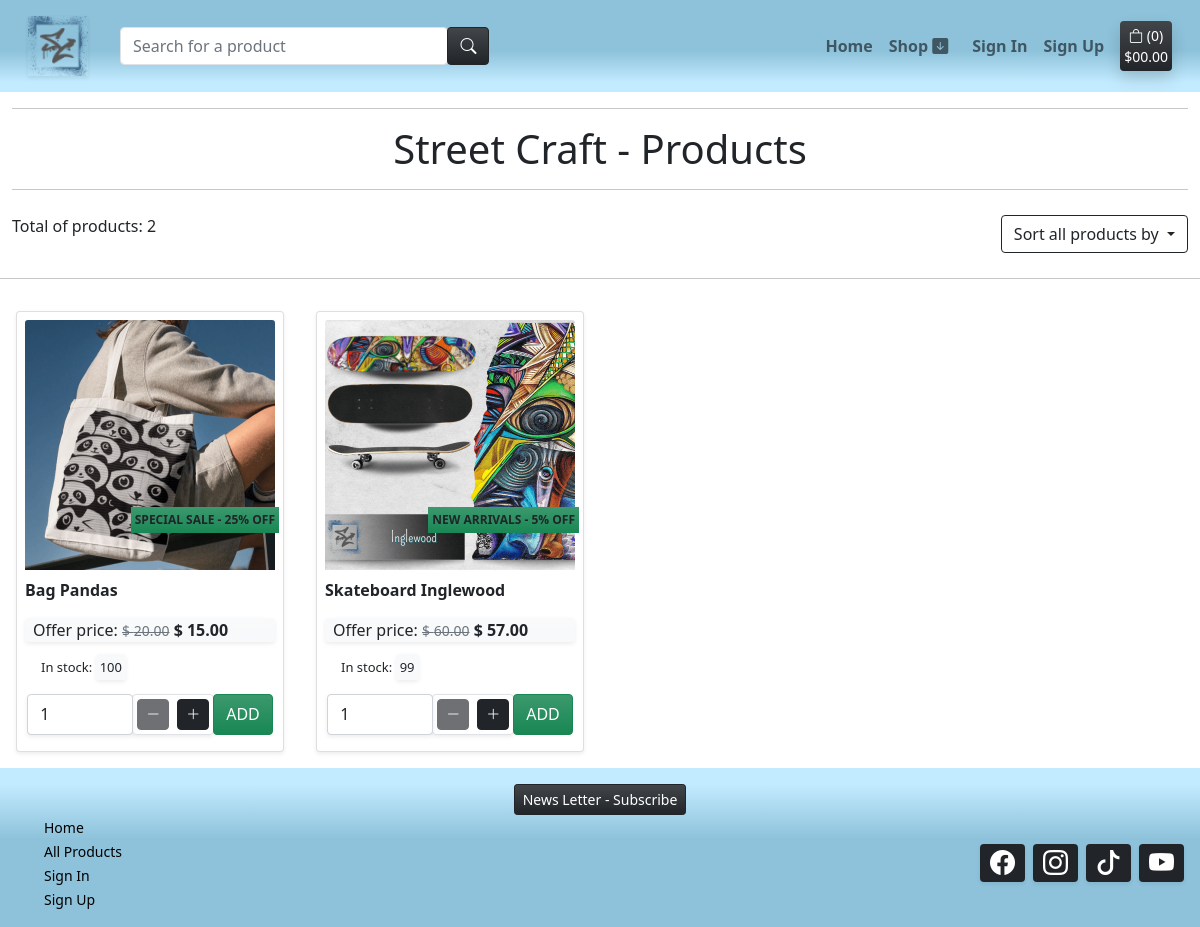
Page /all-products/ on the earlier database version.
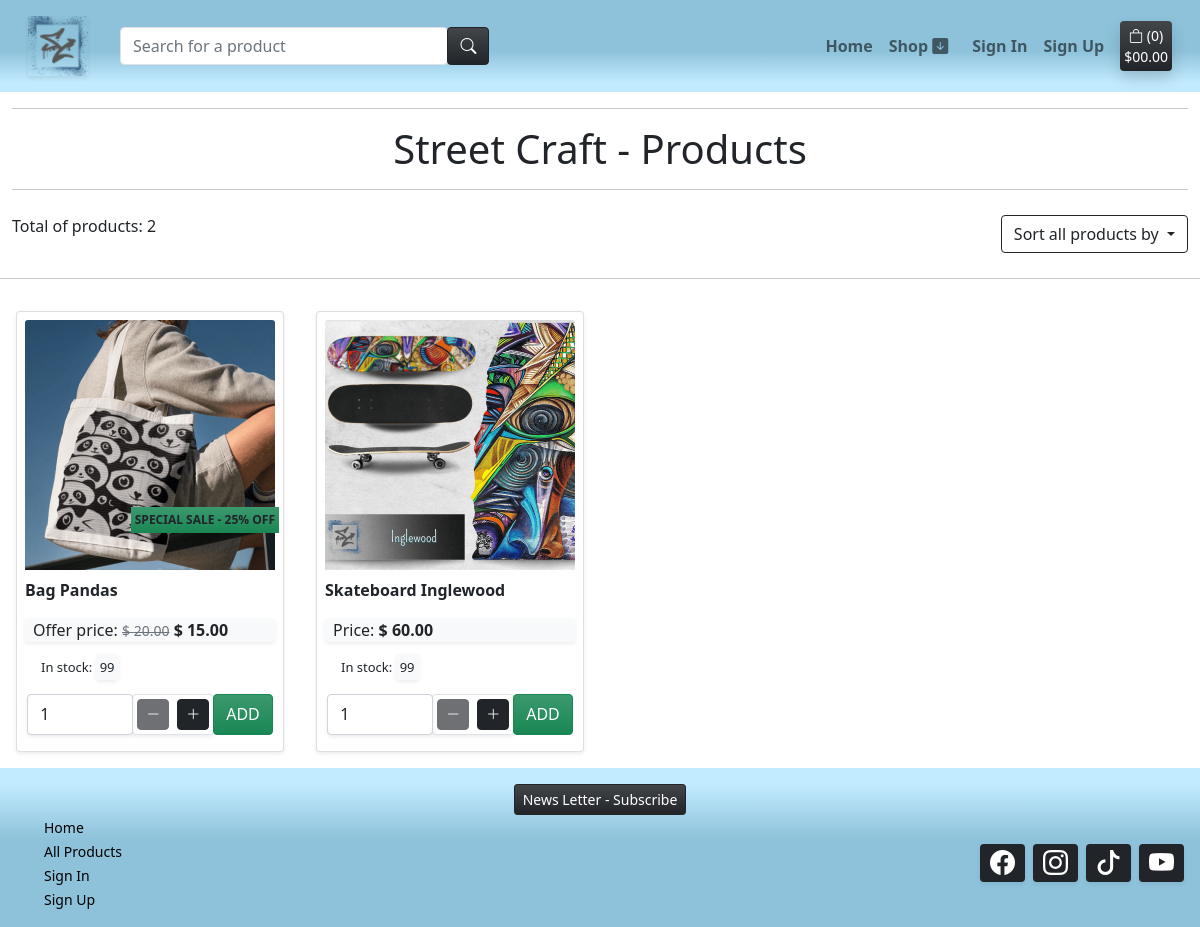
Same page on the later database version.
### products/models.py (models this page shows, shortened)
class Product(models.Model):
    sku = models.SmallAutoField(primary_key=True)
    name = models.CharField(max_length=150, unique=True)
    release_date = models.DateTimeField(auto_now_add=True)
    category = models.ForeignKey('Category', null=True, blank=True, on_delete=models.SET_NULL)
    quantity_available = models.IntegerField(default=100,
            validators=[
            MinValueValidator(0)
        ])
    description = models.TextField()
    price = models.DecimalField(max_digits=6, decimal_places=2)
    offer = models.ForeignKey(Offer, null=True, blank=True, on_delete=models.SET_NULL)
    product_image = models.ImageField(null=True, blank=True)
    product_image_url = models.URLField(max_length=1024, null=True, blank=True)
    slug = models.SlugField(max_length=254, null=True, blank=True, unique=True)
    class Meta:
        ordering = ['-release_date']
    def cal_discount_price(self):
        return self.price - ((self.price * self.offer.offer_discount) / 100)

class Offer(models.Model):
    offer_sku = models.SmallAutoField(primary_key=True)
    offer_name = models.CharField(max_length=50,)
    offer_display = models.CharField(max_length=254, null=True, blank=True)
    offer_discount = models.IntegerField(default=0,
        validators=[
            MaxValueValidator(80),
            MinValueValidator(0)
        ])

### products/views.py (the view, shortened to what this page needs)
# urls.py: path('all-products/', views.products, name='products'),
def products(request):
    products_list = Product.objects.all()
    total_products_list = products_list.count()
    query = None
    categories = None
    offers = None
    sort = None
    direction = None
    if request.GET:
        if 'category' in request.GET:
            categories = request.GET['category'].split(',')
            products_list = products_list.filter(category__system_name__in=categories)
            categories = Category.objects.filter(system_name__in=categories)
            total_products_list = products_list.count()
    if request.GET:
        if 'offer' in request.GET:
            offers = request.GET['offer'].split(',')
            products_list = products_list.filter(offer__offer_name__in=offers)
            offers = Offer.objects.filter(offer_name__in=offers)
            total_products_list = products_list.count()
    current_sorting = f'{sort}_{direction}'
    context = {
        "products_list": products_list,
        "total_products_list": total_products_list,
        'current_categories': categories,
        'current_sorting': current_sorting
    }
    return render(request, 'products/products_all.html', context)

### templates/products/products_all.html (shortened to what this page needs)
{% extends "base.html" %}
{% load static %}
{% block content %}
<header>
    <div class="container-fluid text-center">
        <hr>
        <h1>Street Craft - Products</h1>
        <hr>
    </div>
</header>
<div class="m-1 d-flex justify-content-between align-items-center">
    <div class="fw-light m-2">
        <p>Total of products: {{ total_products_list }}</p>
    </div>
    <div class="dropdown m-2">
        <a class="btn btn-outline-dark dropdown-toggle" href="#" role="button" data-bs-toggle="dropdown" aria-expanded="false">
            Sort all products by
        </a>
    </div>
</div>
<hr>
<div class="container-fluid">
    <div class="row">
        {% for product in products_list %}
            <div class="col-sm-6 col-md-4 col-lg-3 p-0">
                <div class="card m-3 shadow-sm">
                    <div class="card-body m-1 p-1">
                        <a href="{% url 'product_details' product.slug %}">
                            <div class="image-container">
                                {% if product.product_image %}
                                <img class="card-img-top" src="{{ product.product_image.url }}" alt="{{ product.name }}">
                                {% else %}
                                <img class="card-img-top" src="{{ MEDIA_URL }}noimage-sc.png" alt="No image of the product">
                                {% endif %}
                                {% if product.offer %}
                                <div class="offer-tag bg-success bg-gradient">
                                    <p class="card-text text-uppercase p-1 m-0 text-dark fw-bold" style="font-size: 12px;">{{ product.offer.offer_display }} - {{ product.offer.offer_discount }}% OFF</p>
                                </div>
                                {% endif %}
                            </div>
                        </a>
                        <p class="card-text fw-bold mt-2">{{ product.name }}</p>
                        <div class="bg-light bg-gradient rounded shadow-sm mt-3">
                            {% if product.offer %}
                            <p class="ps-2 card-text">Offer price: <span class="text-muted fw-light"><del><small>$ {{ product.price }}</small></del></span> <strong>$ {{ product.cal_discount_price }} </strong></p>
                            {% else %}
                            <p class="ps-2 card-text">Price: <strong>$ {{ product.price }}</strong></p>
                            {% endif %}
                        </div>
                        {% if product.quantity_available %}
                        <p class="card-text m-3 fw-light" style="font-size: 13px;">In stock: <span class="bg-light rounded p-1 shadow-sm">{{ product.quantity_available }}</span></p>
                        {% else %}
                        <p class="card-text m-3" style="font-size: 13px;"><span class="bg-light rounded p-1 shadow-sm text-danger">Out of Stock</span></p>
                        {% endif %}
                        <div class="mt-2 mb-2">
                            <form class="form" action="{% url 'add_to_bag' product.slug %}" method="POST">
                                <div class="form-row">
                                    <div class="col-12 d-flex justify-content-center">
                                        <div class="form-group w-70">
                                            <div class="input-group">
                                                <input class="form-control qty_input rounded shadow-sm" type="number"
                                                    name="quantity" value="1" min="1" max="99"
                                                    data-item_id="{{ product.slug }}"
                                                    id="id_qty_{{ product.slug }}">
                                                <div class="d-flex flex-row border rounded shadow-sm">
                                                    <div class="input-group-prepend m-1">
                                                        <button type="button" class="decrement-qty btn btn-sm btn-dark rounded"
                                                            data-item_id="{{ product.slug }}" id="decrement-qty_{{ product.slug }}">
                                                            <span><i class="bi bi-dash-lg"></i></span>
                                                        </button>
                                                    </div>
                                                    <div class="input-group-append m-1">
                                                        <button type="button" class="increment-qty btn btn-sm btn-dark rounded"
                                                            data-item_id="{{ product.slug }}" id="increment-qty_{{ productslug }}">
                                                            <span><i class="bi bi-plus-lg"></i></span>
                                                        </button>
                                                    </div>
                                                </div>
                                                <input type="submit" class="btn btn-success bg-gradient rounded text-uppercase" value="Add">
                                            </div>
                                        </div>
                                    </div>
                                </div>
                            </form>
                        </div>
                    </div>
                </div>
            </div>
        {% endfor %}
    </div>
</div>
{% endblock content %}

### templates/base.html (shortened to what this page needs)
{% load static %}
<!DOCTYPE html>
<html class="h-100" lang="en">
    <head>
        <link href="https://cdn.jsdelivr.net/npm/bootstrap@5.0.1/dist/css/bootstrap.min.css" rel="stylesheet"
>
        <link rel="stylesheet" href="https://cdn.jsdelivr.net/npm/bootstrap-icons@1.10.2/font/bootstrap-icons.css">
        <link rel="stylesheet" href="{% static 'css/style.css' %}">
    </head>
    <body class="d-flex flex-column h-100 main-bg">
            <nav class="navbar navbar-expand-lg navbar-light bg-cst-blue-top p-0">
                <div class="container-fluid">
                    {% include 'includes/main_nav.html' %}
                </div>
            </nav>
        <main class="flex-shrink-0 main-bg">
            {% block content %}{% endblock content %}
        </main>
        <footer class="footer mt-auto bg-cst-blue-bottom">
            <div class="container-fluid mt-3">
                <div id="news-container" class="col d-flex justify-content-center align-items-center">
                    <button type="button" class="btn btn-sm btn-dark bg-gradient" data-bs-toggle="modal" data-bs-target="#exampleModal" data-bs-whatever="@getbootstrap">News Letter - Subscribe</button>
                </div>
                <div id="container-link-social" class="row d-flex justify-content-between">
                    <div id="link-container" class="col">
                        <ul id="list-web-link" class="list-clear">
                            <li class="nav-item">
                                <a class="footer-link" aria-current="page" href="{% url 'home' %}">Home</a>
                            </li>
                            <li>
                                <a class="footer-link" href="{% url 'products' %}">All Products</a>
                            </li>
                            {% if request.user.is_authenticated %}
                            <li>
                                <a class="footer-link" href="{% url 'profile' %}">My Profile</a>
                            </li>
                            <li>
                                <a class="footer-link" href="{% url 'account_logout' %}">Logout</a>
                            </li>
                            {% else %}
                            <li>
                                <a class="footer-link" href="{% url 'account_login' %}">Sign In</a>
                            </li>
                            <li>
                                <a class="footer-link" href="{% url 'account_signup' %}">Sign Up</a>
                            </li>
                            {% endif %}
                        </ul>
                    </div>
                    <div id="social-container" class="col d-flex align-items-center justify-content-end">
                        <ul class="list-clear p-0 d-flex justify-content-around">
                            <li class="social-box shadow-sm bg-dark rounded m-1 ">
                                <a class="social-link" href="https://facebook.com" target="_blank" rel="noopener" aria-label="Check our Facebook page
                                (opens in a new tab)"><i class="bi bi-facebook"></i></a>
                            </li>
                            <li class="social-box shadow-sm bg-dark rounded m-1">
                                <a class="social-link" href="https://instagram.com" target="_blank" rel="noopener" aria-label="Check our Instagram page
                                (opens in a new tab)"><i class="bi bi-instagram"></i></a>
                            </li>
                            <li class="social-box shadow-sm bg-dark rounded m-1">
                                <a class="social-link" href="https://tiktok.com" target="_blank" rel="noopener" aria-label="Check our TikTok page
                                (opens in a new tab)"><i class="bi bi-tiktok"></i></a>
                            </li>
                            <li class="social-box shadow-sm bg-dark rounded m-1">
                                <a class="social-link" href="https://youtube.com" target="_blank" rel="noopener" aria-label="Check our Youtube page
                                (opens in a new tab)"><i class="bi bi-youtube"></i></a>
                            </li>
                        </ul>
                    </div>
                </div>
            </div>
        </footer>
    </body>
</html>

### templates/includes/main_nav.html (shortened to what this page needs)
<div class="collapse navbar-collapse" id="main-nav">
    <div class="m-3 text-center">
        <a class="navbar-brand" href="{% url 'home' %}">
            <img class="shadow-sm" src="{{ MEDIA_URL }}sc-logo.png" alt="Street Craft Logo">
        </a>
    </div>
    <div class="col-12 col-lg-4">
        <form method="GET" action="{% url 'products' %}">
            <div class="input-group w-100">
                <input class="form-control border border-black rounded" type="text" name="q" placeholder="Search for a product">
                <div class="input-group-append">
                    <button class="btn btn-dark bg-gradient rounded" type="submit">
                        <span>
                            <i class="bi bi-search" alt="Search"></i>
                        </span>
                    </button>
                </div>
            </div>
        </form>
    </div>
    <div class="ms-auto p-2">
        <ul class="navbar-nav me-auto mb-2 mb-lg-0">
            <li class="nav-item">
                <div>
                <a class="nav-link hover-link fw-bold" aria-current="page" href="{% url 'home' %}">Home</a>
                </div>
            </li>
            <li class="list-inline-item dropdown">
                <a class="text-black hover-link fw-bold nav-link" href="#" id="user-options" data-toggle="dropdown" aria-haspopup="true" aria-expanded="false">
                    <div>
                        <p class="my-0">Shop <span><i class="bi bi-arrow-down-square-fill"></i></span></p>
                    </div>
                </a>
            </li>
            {% if request.user.is_authenticated %}
            <li class="list-inline-item dropdown">
                <a class="text-black hover-link fw-bold nav-link" href="#" id="user-options" data-toggle="dropdown" aria-haspopup="true" aria-expanded="false">
                    <div>
                        <p class="my-0">My Account <span><i class="bi bi-arrow-down-square-fill"></i></span></p>
                    </div>
                </a>
                <div class="dropdown-menu border-0 shadow-sm bg-light bg-gradient" aria-labelledby="user-options">
                    <a href="{% url 'profile' %}" class="dropdown-item">My Profile</a>
                    <a href="{% url 'account_logout' %}" class="dropdown-item">Logout</a>
                </div>
            </li>
            {% else %}
            <li>
            <a class="nav-link hover-link fw-bold" href="{% url 'account_login' %}">Sign In</a>
            </li>
            <li>
            <a class="nav-link hover-link fw-bold" href="{% url 'account_signup' %}">Sign Up</a>
            </li>
            {% endif %}
        </ul>
    </div>
</div>
<a class="ms-auto text-decoration-none shadow bg-dark bg-gradient text-white rounded p-1 m-3" href="{% url 'bag' %}">
    <div class="text-center">
        <small>
            <div>
                <i class="bi bi-bag"></i>
                <span> ({{ product_count }})</span>
            </div>
            <p class="my-0">
                {% if grand_total %}
                    ${{ grand_total|floatformat:2 }}
                {% else %}
                    $00.00
                {% endif %}
            </p>
        </small>
    </div>
</a>

### static/css/style.css (style rules this page uses)
.bg-cst-blue-top { background: linear-gradient(0deg, rgba(195,235,255,1) 10%, rgba(141,194,218,1) 45%); }
.bg-cst-blue-bottom { background: linear-gradient(180deg, rgba(195,235,255,1) 10%, rgba(141,194,218,1) 45%); }
#list-web-link>li>a { font-size: 14px; }
.social-link { color: #ffffff; font-size: 25px; padding: 10px; }
.list-clear { list-style: none; }
.footer-link { text-decoration: none; color: black; }
.image-container { position: relative; }
.offer-tag { position: absolute; bottom: 15%; min-width: 25%; right: -4px; }

Differences in the rows shown:
changed Product "Bag Pandas": quantity_available "100" → "99"
changed Product "Skateboard Inglewood": offer.offer_display "NEW ARRIVALS" → (not shown); offer.offer_discount "5" → (not shown); cal_discount_price "57.00" → (not shown); offer_id "- % OFF Offer price:" → "Price:"
